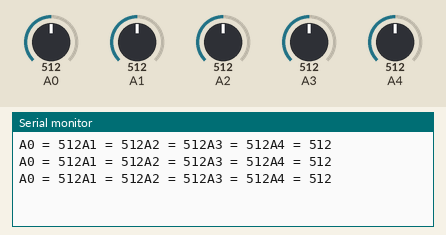
Recording of a sketch running on a simulated Arduino Uno, built with avr-gcc and run on an emulated ATmega328P. Parts: the last lines printed to the serial monitor. The inputs (shaded band) are chosen by the test bench; at power-on: A0 = 512, A1 = 512, A2 = 512, A3 = 512, A4 = 512.

Above: at 1.3 s.
1.4 s: A0 set to 716
At 1.9 s:
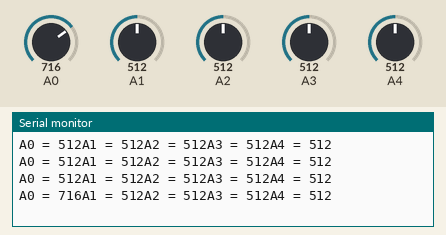
2.9 s: A1 set to 716
At 3.4 s:
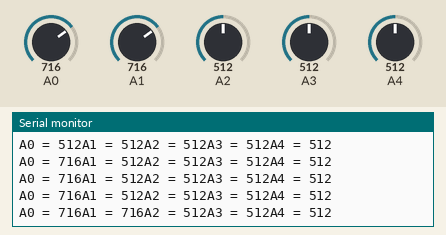
4.4 s: A2 set to 716
At 4.9 s:
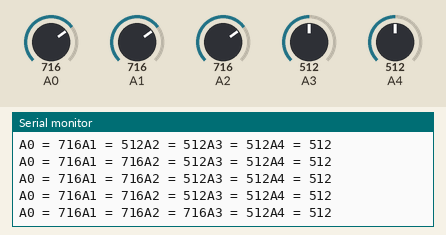
5.9 s: A3 set to 716
At 6.4 s:
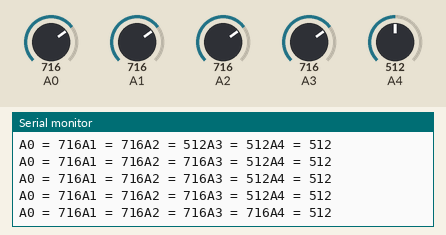
7.4 s: A4 set to 716
At 7.9 s:
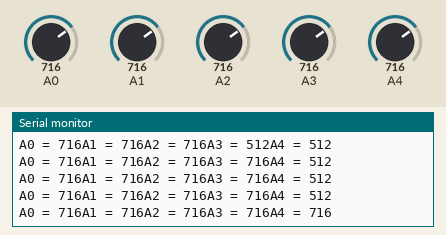
8.9 s: A0 set to 992
At 9.4 s:
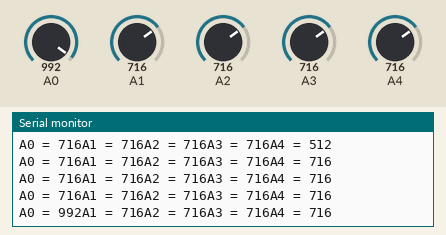
Timing chart, 0 to 11.4 s (numbered marks = the images above; inputs shaded):
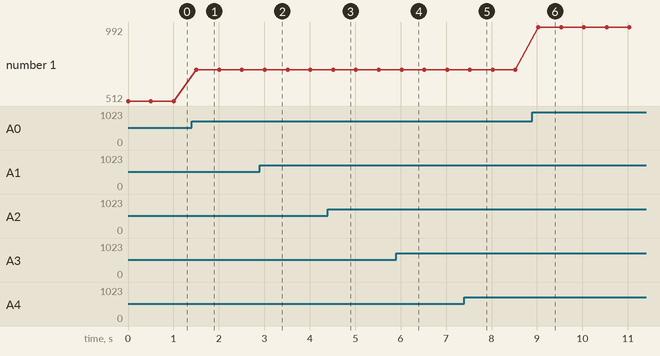

The sketch:

Read_Line_Sensor.ino
```cpp
int sensorValue0 = 0;  // variable to store the value coming from the sensor
int sensorValue1 = 0;  // variable to store the value coming from the sensor
int sensorValue2 = 0;  // variable to store the value coming from the sensor
int sensorValue3 = 0;  // variable to store the value coming from the sensor
int sensorValue4 = 0;  // variable to store the value coming from the sensor

void setup() {
  // put your setup code here, to run once:
      Serial.begin(9600);
}

void loop() {
  // put your main code here, to run repeatedly:
  sensorValue0 = analogRead(A0);
  sensorValue1 = analogRead(A1);
  sensorValue2 = analogRead(A2);
  sensorValue3 = analogRead(A3);
  sensorValue4 = analogRead(A4);


  Serial.print("A0 = ");Serial.print(sensorValue0);
  Serial.print("A1 = ");Serial.print(sensorValue1);
  Serial.print("A2 = ");Serial.print(sensorValue2);
  Serial.print("A3 = ");Serial.print(sensorValue3);
  Serial.print("A4 = ");Serial.println(sensorValue4);

delay(500);
}
```

Measured:
- after the input at 1.4 s, the serial monitor: prints a new line after 0.11 s (image 1)
- after the input at 2.9 s, the serial monitor: prints a new line after 0.11 s (image 2)
- after the input at 4.4 s, the serial monitor: prints a new line after 0.11 s (image 3)
- after the input at 5.9 s, the serial monitor: prints a new line after 0.12 s (image 4)
- after the input at 7.4 s, the serial monitor: prints a new line after 0.12 s (image 5)
- after the input at 8.9 s, the serial monitor: prints a new line after 0.13 s (image 6)
- plotted number 1: 512 → 716 after the input at 1.4 s, 716 → 992 after the input at 8.9 s
